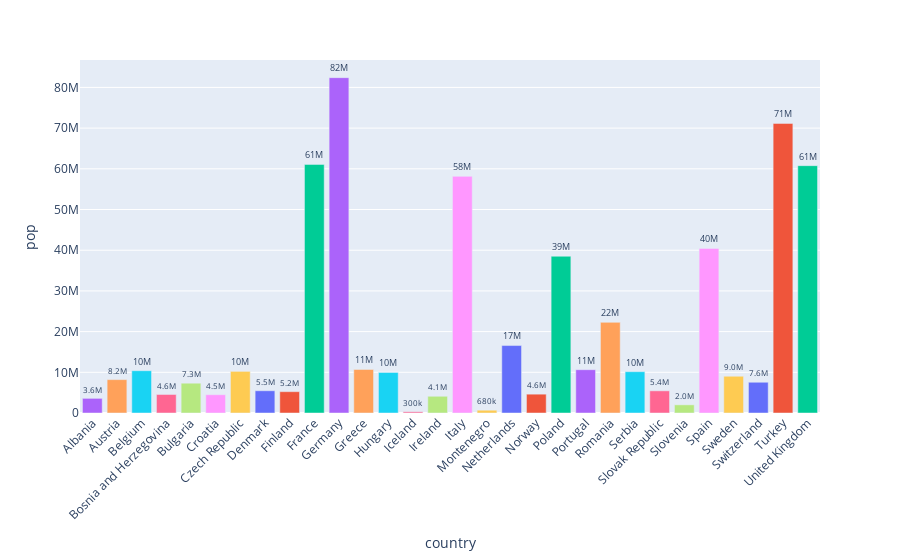

Notebook code cell kept with this figure:
### Code cell
import plotly.express as px

# Define the desired order of categories for the x-axis
category_order = df['country'].unique()

fig = px.bar(df, x='country', y='pop', color='country', text='pop', category_orders={'country': 'category ascending'}) 
fig.update_traces(
    textposition="outside",  # Set text position outside the bars
    texttemplate='%{text:.2s}',  # Set text template with 2 decimal places
    showlegend=False  # Hide legend
)

# Update layout to adjust x-axis label orientation
fig.update_layout(
    xaxis_tickangle=-45,  # Adjust the angle of the x-axis labels
    xaxis_categoryorder='array',  # Specify that the category order is a custom array
    xaxis_categoryarray=category_order  # Provide the custom array of categories
)

fig.show()

### Figure 1 — Plotly figure (JSON) as saved in the notebook; plotly's stock layout.template omitted (floating-point values rounded to 4 significant figures)
{"data": [{"alignmentgroup": "True", "hovertemplate": "country=%{x}<br>pop=%{text}<extra></extra>", "legendgroup": "Albania", "marker": {"color": "#ab63fa", "pattern": {"shape": ""}}, "name": "Albania", "offsetgroup": "Albania", "orientation": "v", "showlegend": false, "text": [3600523], "textposition": "outside", "texttemplate": "%{text:.2s}", "type": "bar", "x": ["Albania"], "xaxis": "x", "y": [3600523], "yaxis": "y"}, {"alignmentgroup": "True", "hovertemplate": "country=%{x}<br>pop=%{text}<extra></extra>", "legendgroup": "Austria", "marker": {"color": "#FFA15A", "pattern": {"shape": ""}}, "name": "Austria", "offsetgroup": "Austria", "orientation": "v", "showlegend": false, "text": [8199783], "textposition": "outside", "texttemplate": "%{text:.2s}", "type": "bar", "x": ["Austria"], "xaxis": "x", "y": [8199783], "yaxis": "y"}, {"alignmentgroup": "True", "hovertemplate": "country=%{x}<br>pop=%{text}<extra></extra>", "legendgroup": "Belgium", "marker": {"color": "#19d3f3", "pattern": {"shape": ""}}, "name": "Belgium", "offsetgroup": "Belgium", "orientation": "v", "showlegend": false, "text": [10392226], "textposition": "outside", "texttemplate": "%{text:.2s}", "type": "bar", "x": ["Belgium"], "xaxis": "x", "y": [10392226], "yaxis": "y"}, {"alignmentgroup": "True", "hovertemplate": "country=%{x}<br>pop=%{text}<extra></extra>", "legendgroup": "Bosnia and Herzegovina", "marker": {"color": "#FF6692", "pattern": {"shape": ""}}, "name": "Bosnia and Herzegovina", "offsetgroup": "Bosnia and Herzegovina", "orientation": "v", "showlegend": false, "text": [4552198], "textposition": "outside", "texttemplate": "%{text:.2s}", "type": "bar", "x": ["Bosnia and Herzegovina"], "xaxis": "x", "y": [4552198], "yaxis": "y"}, {"alignmentgroup": "True", "hovertemplate": "country=%{x}<br>pop=%{text}<extra></extra>", "legendgroup": "Bulgaria", "marker": {"color": "#B6E880", "pattern": {"shape": ""}}, "name": "Bulgaria", "offsetgroup": "Bulgaria", "orientation": "v", "showlegend": false, "text": [7322858], "textposition": "outside", "texttemplate": "%{text:.2s}", "type": "bar", "x": ["Bulgaria"], "xaxis": "x", "y": [7322858], "yaxis": "y"}, {"alignmentgroup": "True", "hovertemplate": "country=%{x}<br>pop=%{text}<extra></extra>", "legendgroup": "Croatia", "marker": {"color": "#FF97FF", "pattern": {"shape": ""}}, "name": "Croatia", "offsetgroup": "Croatia", "orientation": "v", "showlegend": false, "text": [4493312], "textposition": "outside", "texttemplate": "%{text:.2s}", "type": "bar", "x": ["Croatia"], "xaxis": "x", "y": [4493312], "yaxis": "y"}, {"alignmentgroup": "True", "hovertemplate": "country=%{x}<br>pop=%{text}<extra></extra>", "legendgroup": "Czech Republic", "marker": {"color": "#FECB52", "pattern": {"shape": ""}}, "name": "Czech Republic", "offsetgroup": "Czech Republic", "orientation": "v", "showlegend": false, "text": [10228744], "textposition": "outside", "texttemplate": "%{text:.2s}", "type": "bar", "x": ["Czech Republic"], "xaxis": "x", "y": [10228744], "yaxis": "y"}, {"alignmentgroup": "True", "hovertemplate": "country=%{x}<br>pop=%{text}<extra></extra>", "legendgroup": "Denmark", "marker": {"color": "#636efa", "pattern": {"shape": ""}}, "name": "Denmark", "offsetgroup": "Denmark", "orientation": "v", "showlegend": false, "text": [5468120], "textposition": "outside", "texttemplate": "%{text:.2s}", "type": "bar", "x": ["Denmark"], "xaxis": "x", "y": [5468120], "yaxis": "y"}, {"alignmentgroup": "True", "hovertemplate": "country=%{x}<br>pop=%{text}<extra></extra>", "legendgroup": "Finland", "marker": {"color": "#EF553B", "pattern": {"shape": ""}}, "name": "Finland", "offsetgroup": "Finland", "orientation": "v", "showlegend": false, "text": [5238460], "textposition": "outside", "texttemplate": "%{text:.2s}", "type": "bar", "x": ["Finland"], "xaxis": "x", "y": [5238460], "yaxis": "y"}, {"alignmentgroup": "True", "hovertemplate": "country=%{x}<br>pop=%{text}<extra></extra>", "legendgroup": "France", "marker": {"color": "#00cc96", "pattern": {"shape": ""}}, "name": "France", "offsetgroup": "France", "orientation": "v", "showlegend": false, "text": [61083916], "textposition": "outside", "texttemplate": "%{text:.2s}", "type": "bar", "x": ["France"], "xaxis": "x", "y": [61083916], "yaxis": "y"}, {"alignmentgroup": "True", "hovertemplate": "country=%{x}<br>pop=%{text}<extra></extra>", "legendgroup": "Germany", "marker": {"color": "#ab63fa", "pattern": {"shape": ""}}, "name": "Germany", "offsetgroup": "Germany", "orientation": "v", "showlegend": false, "text": [82400996], "textposition": "outside", "texttemplate": "%{text:.2s}", "type": "bar", "x": ["Germany"], "xaxis": "x", "y": [82400996], "yaxis": "y"}, {"alignmentgroup": "True", "hovertemplate": "country=%{x}<br>pop=%{text}<extra></extra>", "legendgroup": "Greece", "marker": {"color": "#FFA15A", "pattern": {"shape": ""}}, "name": "Greece", "offsetgroup": "Greece", "orientation": "v", "showlegend": false, "text": [10706290], "textposition": "outside", "texttemplate": "%{text:.2s}", "type": "bar", "x": ["Greece"], "xaxis": "x", "y": [10706290], "yaxis": "y"}, {"alignmentgroup": "True", "hovertemplate": "country=%{x}<br>pop=%{text}<extra></extra>", "legendgroup": "Hungary", "marker": {"color": "#19d3f3", "pattern": {"shape": ""}}, "name": "Hungary", "offsetgroup": "Hungary", "orientation": "v", "showlegend": false, "text": [9956108], "textposition": "outside", "texttemplate": "%{text:.2s}", "type": "bar", "x": ["Hungary"], "xaxis": "x", "y": [9956108], "yaxis": "y"}, {"alignmentgroup": "True", "hovertemplate": "country=%{x}<br>pop=%{text}<extra></extra>", "legendgroup": "Iceland", "marker": {"color": "#FF6692", "pattern": {"shape": ""}}, "name": "Iceland", "offsetgroup": "Iceland", "orientation": "v", "showlegend": false, "text": [301931], "textposition": "outside", "texttemplate": "%{text:.2s}", "type": "bar", "x": ["Iceland"], "xaxis": "x", "y": [301931], "yaxis": "y"}, {"alignmentgroup": "True", "hovertemplate": "country=%{x}<br>pop=%{text}<extra></extra>", "legendgroup": "Ireland", "marker": {"color": "#B6E880", "pattern": {"shape": ""}}, "name": "Ireland", "offsetgroup": "Ireland", "orientation": "v", "showlegend": false, "text": [4109086], "textposition": "outside", "texttemplate": "%{text:.2s}", "type": "bar", "x": ["Ireland"], "xaxis": "x", "y": [4109086], "yaxis": "y"}, {"alignmentgroup": "True", "hovertemplate": "country=%{x}<br>pop=%{text}<extra></extra>", "legendgroup": "Italy", "marker": {"color": "#FF97FF", "pattern": {"shape": ""}}, "name": "Italy", "offsetgroup": "Italy", "orientation": "v", "showlegend": false, "text": [58147733], "textposition": "outside", "texttemplate": "%{text:.2s}", "type": "bar", "x": ["Italy"], "xaxis": "x", "y": [58147733], "yaxis": "y"}, {"alignmentgroup": "True", "hovertemplate": "country=%{x}<br>pop=%{text}<extra></extra>", "legendgroup": "Montenegro", "marker": {"color": "#FECB52", "pattern": {"shape": ""}}, "name": "Montenegro", "offsetgroup": "Montenegro", "orientation": "v", "showlegend": false, "text": [684736], "textposition": "outside", "texttemplate": "%{text:.2s}", "type": "bar", "x": ["Montenegro"], "xaxis": "x", "y": [684736], "yaxis": "y"}, {"alignmentgroup": "True", "hovertemplate": "country=%{x}<br>pop=%{text}<extra></extra>", "legendgroup": "Netherlands", "marker": {"color": "#636efa", "pattern": {"shape": ""}}, "name": "Netherlands", "offsetgroup": "Netherlands", "orientation": "v", "showlegend": false, "text": [16570613], "textposition": "outside", "texttemplate": "%{text:.2s}", "type": "bar", "x": ["Netherlands"], "xaxis": "x", "y": [16570613], "yaxis": "y"}, {"alignmentgroup": "True", "hovertemplate": "country=%{x}<br>pop=%{text}<extra></extra>", "legendgroup": "Norway", "marker": {"color": "#EF553B", "pattern": {"shape": ""}}, "name": "Norway", "offsetgroup": "Norway", "orientation": "v", "showlegend": false, "text": [4627926], "textposition": "outside", "texttemplate": "%{text:.2s}", "type": "bar", "x": ["Norway"], "xaxis": "x", "y": [4627926], "yaxis": "y"}, {"alignmentgroup": "True", "hovertemplate": "country=%{x}<br>pop=%{text}<extra></extra>", "legendgroup": "Poland", "marker": {"color": "#00cc96", "pattern": {"shape": ""}}, "name": "Poland", "offsetgroup": "Poland", "orientation": "v", "showlegend": false, "text": [38518241], "textposition": "outside", "texttemplate": "%{text:.2s}", "type": "bar", "x": ["Poland"], "xaxis": "x", "y": [38518241], "yaxis": "y"}, {"alignmentgroup": "True", "hovertemplate": "country=%{x}<br>pop=%{text}<extra></extra>", "legendgroup": "Portugal", "marker": {"color": "#ab63fa", "pattern": {"shape": ""}}, "name": "Portugal", "offsetgroup": "Portugal", "orientation": "v", "showlegend": false, "text": [10642836], "textposition": "outside", "texttemplate": "%{text:.2s}", "type": "bar", "x": ["Portugal"], "xaxis": "x", "y": [10642836], "yaxis": "y"}, {"alignmentgroup": "True", "hovertemplate": "country=%{x}<br>pop=%{text}<extra></extra>", "legendgroup": "Romania", "marker": {"color": "#FFA15A", "pattern": {"shape": ""}}, "name": "Romania", "offsetgroup": "Romania", "orientation": "v", "showlegend": false, "text": [22276056], "textposition": "outside", "texttemplate": "%{text:.2s}", "type": "bar", "x": ["Romania"], "xaxis": "x", "y": [22276056], "yaxis": "y"}, {"alignmentgroup": "True", "hovertemplate": "country=%{x}<br>pop=%{text}<extra></extra>", "legendgroup": "Serbia", "marker": {"color": "#19d3f3", "pattern": {"shape": ""}}, "name": "Serbia", "offsetgroup": "Serbia", "orientation": "v", "showlegend": false, "text": [10150265], "textposition": "outside", "texttemplate": "%{text:.2s}", "type": "bar", "x": ["Serbia"], "xaxis": "x", "y": [10150265], "yaxis": "y"}, {"alignmentgroup": "True", "hovertemplate": "country=%{x}<br>pop=%{text}<extra></extra>", "legendgroup": "Slovak Republic", "marker": {"color": "#FF6692", "pattern": {"shape": ""}}, "name": "Slovak Republic", "offsetgroup": "Slovak Republic", "orientation": "v", "showlegend": false, "text": [5447502], "textposition": "outside", "texttemplate": "%{text:.2s}", "type": "bar", "x": ["Slovak Republic"], "xaxis": "x", "y": [5447502], "yaxis": "y"}, {"alignmentgroup": "True", "hovertemplate": "country=%{x}<br>pop=%{text}<extra></extra>", "legendgroup": "Slovenia", "marker": {"color": "#B6E880", "pattern": {"shape": ""}}, "name": "Slovenia", "offsetgroup": "Slovenia", "orientation": "v", "showlegend": false, "text": [2009245], "textposition": "outside", "texttemplate": "%{text:.2s}", "type": "bar", "x": ["Slovenia"], "xaxis": "x", "y": [2009245], "yaxis": "y"}, {"alignmentgroup": "True", "hovertemplate": "country=%{x}<br>pop=%{text}<extra></extra>", "legendgroup": "Spain", "marker": {"color": "#FF97FF", "pattern": {"shape": ""}}, "name": "Spain", "offsetgroup": "Spain", "orientation": "v", "showlegend": false, "text": [40448191], "textposition": "outside", "texttemplate": "%{text:.2s}", "type": "bar", "x": ["Spain"], "xaxis": "x", "y": [40448191], "yaxis": "y"}, {"alignmentgroup": "True", "hovertemplate": "country=%{x}<br>pop=%{text}<extra></extra>", "legendgroup": "Sweden", "marker": {"color": "#FECB52", "pattern": {"shape": ""}}, "name": "Sweden", "offsetgroup": "Sweden", "orientation": "v", "showlegend": false, "text": [9031088], "textposition": "outside", "texttemplate": "%{text:.2s}", "type": "bar", "x": ["Sweden"], "xaxis": "x", "y": [9031088], "yaxis": "y"}, {"alignmentgroup": "True", "hovertemplate": "country=%{x}<br>pop=%{text}<extra></extra>", "legendgroup": "Switzerland", "marker": {"color": "#636efa", "pattern": {"shape": ""}}, "name": "Switzerland", "offsetgroup": "Switzerland", "orientation": "v", "showlegend": false, "text": [7554661], "textposition": "outside", "texttemplate": "%{text:.2s}", "type": "bar", "x": ["Switzerland"], "xaxis": "x", "y": [7554661], "yaxis": "y"}, {"alignmentgroup": "True", "hovertemplate": "country=%{x}<br>pop=%{text}<extra></extra>", "legendgroup": "Turkey", "marker": {"color": "#EF553B", "pattern": {"shape": ""}}, "name": "Turkey", "offsetgroup": "Turkey", "orientation": "v", "showlegend": false, "text": [71158647], "textposition": "outside", "texttemplate": "%{text:.2s}", "type": "bar", "x": ["Turkey"], "xaxis": "x", "y": [71158647], "yaxis": "y"}, {"alignmentgroup": "True", "hovertemplate": "country=%{x}<br>pop=%{text}<extra></extra>", "legendgroup": "United Kingdom", "marker": {"color": "#00cc96", "pattern": {"shape": ""}}, "name": "United Kingdom", "offsetgroup": "United Kingdom", "orientation": "v", "showlegend": false, "text": [60776238], "textposition": "outside", "texttemplate": "%{text:.2s}", "type": "bar", "x": ["United Kingdom"], "xaxis": "x", "y": [60776238], "yaxis": "y"}], "layout": {"barmode": "relative", "legend": {"title": {"text": "country"}, "tracegroupgap": 0}, "margin": {"t": 60}, "xaxis": {"anchor": "y", "categoryarray": ["Albania", "Austria", "Belgium", "Bosnia and Herzegovina", "Bulgaria", "Croatia", "Czech Republic", "Denmark", "Finland", "France", "Germany", "Greece", "Hungary", "Iceland", "Ireland", "Italy", "Montenegro", "Netherlands", "Norway", "Poland", "Portugal", "Romania", "Serbia", "Slovak Republic", "Slovenia", "Spain", "Sweden", "Switzerland", "Turkey", "United Kingdom"], "categoryorder": "array", "domain": [0, 1], "tickangle": -45, "title": {"text": "country"}}, "yaxis": {"anchor": "x", "domain": [0, 1], "title": {"text": "pop"}}}}
